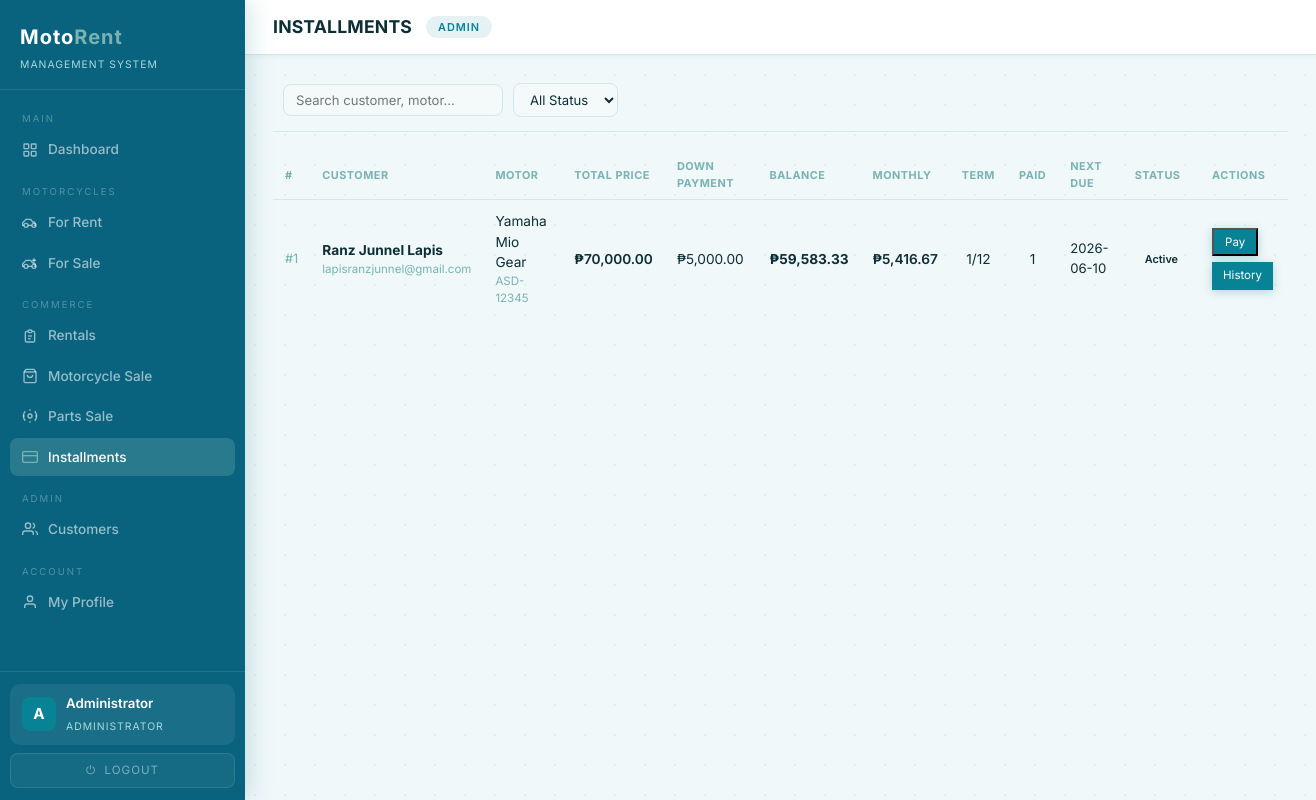
Page /installments (signed in) on the committed database.
### tables this page shows
CREATE TABLE installments (
            id              INTEGER PRIMARY KEY AUTOINCREMENT,
            sale_id         INTEGER NOT NULL REFERENCES sales(id),
            customer_id     INTEGER NOT NULL REFERENCES customers(id),
            motor_id        INTEGER NOT NULL REFERENCES motors(id),
            total_price     REAL    NOT NULL,
            down_payment    REAL    DEFAULT 0,
            balance_amount  REAL    NOT NULL,
            monthly_payment REAL    NOT NULL,
            term_months     INTEGER NOT NULL,
            paid_months     INTEGER DEFAULT 0,
            next_due_date   DATE,
            status          VARCHAR(20) DEFAULT 'Active',
            branch_id       INTEGER REFERENCES branches(id),
            created_at      TIMESTAMP DEFAULT CURRENT_TIMESTAMP
        , sale_motor_id INTEGER REFERENCES sale_motors(id));

CREATE TABLE customers (
            id           INTEGER PRIMARY KEY AUTOINCREMENT,
            firstname    VARCHAR(50)  NOT NULL,
            lastname     VARCHAR(50)  NOT NULL,
            email        VARCHAR(100) UNIQUE NOT NULL,
            phone        VARCHAR(20)  NOT NULL,
            birthdate    DATE         NOT NULL,
            address      TEXT         NOT NULL,
            license_no   VARCHAR(50)  UNIQUE NOT NULL,
            password     VARCHAR(255) NOT NULL,
            created_at   TIMESTAMP DEFAULT CURRENT_TIMESTAMP
        );

### app.py (the view)
@app.route('/installments')
@admin_required
def installments():
    branch_id = get_branch_id()
    all_inst  = get_all_installments(branch_id)
    from datetime import date
    return render_template('installments.html', installments=all_inst,
                           today=str(date.today()))

### app.py (called while the page is built)
def is_logged_in(): return 'user_id' in session

def is_admin(): return session.get('role') in ('admin', 'superadmin')

def is_superadmin(): return session.get('role') == 'superadmin'

def admin_required(f):
    from functools import wraps
    @wraps(f)
    def decorated(*args, **kwargs):
        if not is_logged_in():
            flash('Please log in first.', 'error')
            return redirect(url_for('login'))
        if not is_admin():
            return redirect(url_for('portal'))
        return f(*args, **kwargs)
    return decorated

def get_branch_id():
    if is_superadmin():
        return None
    return session.get('branch_id')

### dbhelper.py (called while the page is built)
def connect():
    base_path = os.path.dirname(os.path.abspath(__file__))
    db_path   = os.path.join(base_path, "motorent.db")
    conn      = sqlite3.connect(db_path)
    conn.row_factory = sqlite3.Row
    return conn

def _fetchall(sql, params=()):
    conn = connect(); cur = conn.cursor()
    try:
        cur.execute(sql, params); return cur.fetchall()
    finally:
        conn.close()

def get_all_installments(branch_id=None):
    q = '''SELECT i.id, c.firstname||' '||c.lastname AS customer,
               c.email AS customer_email,
               COALESCE(sm.brand||' '||sm.model, 'Unknown Motor') AS motor,
               COALESCE(sm.plate, '—') AS plate,
               i.total_price, i.down_payment, i.balance_amount,
               i.monthly_payment, i.term_months, i.paid_months,
               i.next_due_date, i.status, i.created_at, i.sale_id
           FROM installments i
           JOIN customers c ON c.id=i.customer_id
           LEFT JOIN sale_motors sm ON sm.id=i.sale_motor_id
               OR sm.id=(SELECT ms2.sale_motor_id FROM motor_sales ms2 WHERE ms2.id=i.sale_id)'''
    if branch_id:
        return _fetchall(q + " WHERE i.branch_id=? ORDER BY i.created_at DESC", (branch_id,))
    return _fetchall(q + " ORDER BY i.created_at DESC")

### templates/installments.html (shortened to what this page needs)
{% extends "base.html" %}
{% block page_title %}INSTALLMENTS{% endblock %}
{% block content %}
<div class="panel-header">
    <div style="display:flex;gap:10px;align-items:center;">
      <input type="text" id="instSearch" placeholder="Search customer, motor..."
             oninput="filterTable()"
             style="padding:7px 12px;border:1px solid var(--border);border-radius:8px;
                    background:var(--surface2);color:var(--text);font-size:0.82rem;width:220px;">
      <select id="instStatus" onchange="filterTable()"
              style="padding:7px 12px;border:1px solid var(--border);border-radius:8px;
                     background:var(--surface2);color:var(--text);font-size:0.82rem;">
        <option value="">All Status</option>
      </select>
    </div>
  </div>
  <div class="table-wrap">
    <table id="instTable">
      <thead>
        <tr>
          <th>#</th>
          <th>Customer</th>
          <th>Motor</th>
          <th>Total Price</th>
          <th>Down Payment</th>
          <th>Balance</th>
          <th>Monthly</th>
          <th>Term</th>
          <th>Paid</th>
          <th>Next Due</th>
          <th>Status</th>
          <th>Actions</th>
        </tr>
      </thead>
      <tbody>
        {% for inst in installments %}
        <tr class="inst-row"
            data-search="{{ inst.customer|lower }} {{ inst.motor|lower }}"
            data-status="{{ inst.status }}">
          <td style="color:var(--muted);font-size:0.8rem;">#{{ inst.id }}</td>
          <td><strong>{{ inst.customer }}</strong>
            {% if inst.customer_email %}
            <div style="font-size:0.72rem;color:var(--muted);">{{ inst.customer_email }}</div>
            {% endif %}
          </td>
          <td>
            {{ inst.motor }}
            <div style="font-size:0.72rem;color:var(--muted);">{{ inst.plate }}</div>
          </td>
          <td style="font-weight:600;">₱{{ '{:,.2f}'.format(inst.total_price) }}</td>
          <td>₱{{ '{:,.2f}'.format(inst.down_payment or 0) }}</td>
          <td style="font-weight:700;">
            ₱{{ '{:,.2f}'.format(inst.balance_amount or 0) }}
          </td>
          <td style="font-weight:600;">₱{{ '{:,.2f}'.format(inst.monthly_payment) }}</td>
          <td style="text-align:center;">{{ inst.paid_months }}/{{ inst.term_months }}</td>
          <td style="text-align:center;">{{ inst.paid_months }}</td>
          <td style="font-size:0.82rem;color:{% if inst.status == 'Paid Off' %}var(--muted){% elif inst.next_due_date and inst.next_due_date < today %}#dc2626{% else %}var(--text){% endif %};">
            {% if inst.status == 'Paid Off' %}—
            {% elif inst.next_due_date %}{{ inst.next_due_date }}
            {% else %}—{% endif %}
          </td>
          <td>
            <span class="status status-{{ inst.status.lower().replace(' ','-') }}">{{ inst.status }}</span>
          </td>
          <td>
            <div style="display:flex;gap:6px;flex-wrap:wrap;">
              {% if inst.status != 'Paid Off' %}
              <button onclick="openPayModal({{ inst.id }}, {{ inst.monthly_payment }}, '{{ inst.customer }}')"
                      class="btn-sm btn-primary">Pay</button>
              {% endif %}
              <a href="{{ url_for('installment_history', inst_id=inst.id) }}"
                 class="btn-sm btn-primary">History</a>
            </div>
          </td>
        </tr>
        {% else %}
        <tr>
          <td colspan="12" style="text-align:center;color:var(--muted);padding:40px;">
            No installment plans yet. Create a sale with Installment payment to get started.
          </td>
        </tr>
        {% endfor %}
      </tbody>
    </table>
  </div>
</div>
{% endblock %}

### static/style.css (style rules this page uses)
:root { --accent: #088395; --accent2: #7AB2B2; --accent-dark: #09637E; --accent-glow: rgba(8, 131, 149, 0.12); --bg: #f0f8f9; --surface: #ffffff; --surface2: #f4fafa; --surface3: #EBF4F6; --border: #d0e8eb; --border2: #b0d4d8; --text: #0d2e35; --text2: #2d5f6a; --muted: #7AB2B2; --muted2: #4a8a94; --sidebar-bg: #09637E; --sidebar-w: 245px; --radius: 10px; --radius-lg: 14px; --shadow-sm: 0 1px 6px rgba(9, 99, 126, 0.08); --shadow-md: 0 4px 20px rgba(9, 99, 126, 0.12); --shadow-lg: 0 8px 40px rgba(9, 99, 126, 0.16); }
*, *::before, *::after { box-sizing: border-box; margin: 0; padding: 0; }
html { scroll-behavior: smooth; }
body { font-family: 'Inter', sans-serif; background: var(--bg); color: var(--text); min-height: 100vh; font-size: 14px; line-height: 1.5; }
a { text-decoration: none; color: inherit; }
button { font-family: inherit; cursor: pointer; }
input, select, textarea { font-family: inherit; }
body::before { content: ''; position: fixed; inset: 0; background-image: radial-gradient(circle, #c8e8ec 1px, transparent 1px); background-size: 30px 30px; pointer-events: none; z-index: 0; opacity: 0.45; }
.btn-primary { background: var(--accent); color: #fff; box-shadow: 0 2px 10px rgba(8, 131, 149, 0.28); }
.btn-sm { padding: 5px 11px; font-size: 0.72rem; }
.app-body { display: flex; min-height: 100vh; }
.panel-header { display: flex; align-items: center; justify-content: space-between; margin-bottom: 18px; padding-bottom: 14px; border-bottom: 1px solid var(--border); }
.table-wrap { overflow-x: auto; }
table { width: 100%; border-collapse: collapse; }
th { text-align: left; font-size: 0.68rem; font-weight: 700; letter-spacing: 0.5px; text-transform: uppercase; color: var(--muted); padding: 8px 12px; border-bottom: 1px solid var(--border); }
td { padding: 11px 12px; font-size: 0.855rem; border-bottom: 1px solid #e8f4f6; }
tr:last-child td { border-bottom: none; }
.status { display: inline-block; padding: 3px 10px; font-size: 0.68rem; font-weight: 600; border-radius: 20px; }

### rows in the picture
installments: id "1", customer "Ranz Junnel Lapis", customer_email "lapisranzjunnel@gmail.com", motor "Yamaha Mio Gear", plate "ASD-12345", total_price "70,000.00", down_payment "5,000.00", balance_amount "59,583.33", monthly_payment "5,416.67", paid_months "1", term_months "12", next_due_date "2026-06-10", status "Active"

### other values in the picture
{{ session.get('user_name', 'U')[0].upper() }} "A"
{{ session.get('user_name', 'Admin') }} "Administrator"
